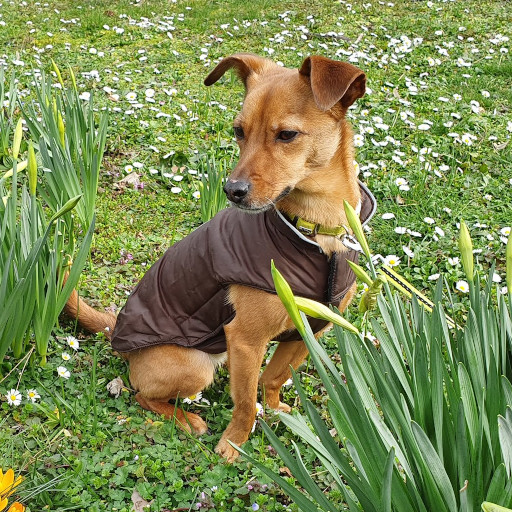
#> input picture data/pepo.jpg, 512 x 512 px
$ jupyter execute 1.0-tl-scientific-python.ipynb
#> lines starting #> are read from the running program, lines starting #| are printed output that depends on the picture; long printed decimals are rounded
# Exercise 1

## Import packages

[cell 1]
import skimage.io
import skimage.color
import skimage.exposure
import numpy as np
import matplotlib.pyplot as plt

## Task 1

Implementation of some basic vector and matrix calculations using NumPy.

Reference: https://numpy.org/doc/1.18/reference/index.html

Create the following vectors and matrix using numpy. They should use floating point as data type.
$$
a = \begin{bmatrix}
1 & 0 & 1 & 0 & 1
\end{bmatrix}
$$

$$
b = \begin{bmatrix}
1 & 2 & 3 & 4 & 5
\end{bmatrix}
$$

$$
M =\begin{bmatrix}
1 & 2 & 3\\
4 & 5 & 6\\
7 & 8 & 9\\
\end{bmatrix}
$$

Also define the following scalar value
$$k = 5.0$$

[cell 2]
# TODO: Create vectors, matrix and scalar value
a = np.array([1, 0, 1, 0, 1], dtype=float)
b = np.array([1, 2, 3, 4, 5], dtype=float)
M = np.array([[1, 2, 3], [4, 5, 6], [7, 8, 9]], dtype=float)
k = 5.0


print(f'a = {a}')
print(f'b = {b}')
print(f'M = {M}')
print(f'k = {k}')

[cell 3]
# TODO: Add vector a with vector b
add = a + b
np.testing.assert_allclose(add, np.array([2, 2, 4, 4, 6]))
print(f'a + b = {add}')

# TODO: Multiply vector a with scalar value k
mult = k * a
np.testing.assert_allclose(mult, np.array([5, 0, 5, 0, 5]))
print(f'k * a = {mult}')

# TODO: Dot product between a and b
dot = np.dot(a, b)
np.testing.assert_allclose(dot, 9.0)
print(f'<a, b> = {dot}')

# TODO: Create vector c by sclicing vector a in order to get [0, 1, 0]
c = a[1:4]
np.testing.assert_allclose(c, [0, 1, 0])
print(f'c = {c}')

# TODO: Multiply vector c with matrix M
cM_mult = c * M
np.testing.assert_allclose(cM_mult, [[0, 2, 0], [0, 5, 0], [0, 8, 0]])
print(f'c * M = {cM_mult}')

# TODO: Dot product between vector and matrix M
cM_dot = np.dot(c, M)
np.testing.assert_allclose(cM_dot, [4, 5, 6])
print(f'<c, M> = {cM_dot}')

# TODO: Use a numpy-herlper function to create a vector d = [0, 1, 2 ..., 99]
d = np.arange(100)

# TODO: Now use slicing with strides to reduce this vector to d_small = [40, 50, 60]
d_small = d[40:61:10]
np.testing.assert_allclose(d_small, [40, 50, 60])

print(f'd_small = {d_small}')

## Task 2

1. Load the image in ```./data/pepo.jpg``` from your disk and store it in a variable named ```image``` (use ```skimage.io```).
2. Store and print the shape of the image and the value range (min and max values).
3. Convert it to gray scale and save it in a variable named ```image_gray``` (use ```skimage.color```).
4. Store and print the shape of the grayscale image and the value range (min and max values).
5. Save the grayscale image back to disk in ```./data/pepo_gray.jpg``` (use ```skimage.io```).
6. Use Matplotlib to show the RGB and the grayscale image side by side.

Reference: https://scikit-image.org/docs/stable/index.html
Reference: https://matplotlib.org/users/index.html

[cell 4]
# TODO: 1. Load the image in ./data/pepo.jpg from your disk and store it in a variable named image
image = skimage.io.imread('./data/pepo.jpg')
#> image is the input picture: shape (512, 512, 3); mean R, G, B 126.4, 138.9, 83.4

# TODO: 2. Store and print the shape of the image and the value range (min and max values)
rgb_image_shape = image.shape
#> rgb_image_shape = (512, 512, 3)
rgb_min = image.min()
#> rgb_min = 0
rgb_max = image.max()
#> rgb_max = 255
print(f'RGB image shape: {rgb_image_shape}')
#| RGB image shape: (512, 512, 3)
print(f'RGB image min: {rgb_min}')
#| RGB image min: 0
print(f'RGB image max: {rgb_max}')
#| RGB image max: 255

# TODO: 3. Convert it to gray scale and save it in a variable named image_gray
image_gray = skimage.color.rgb2gray(image)
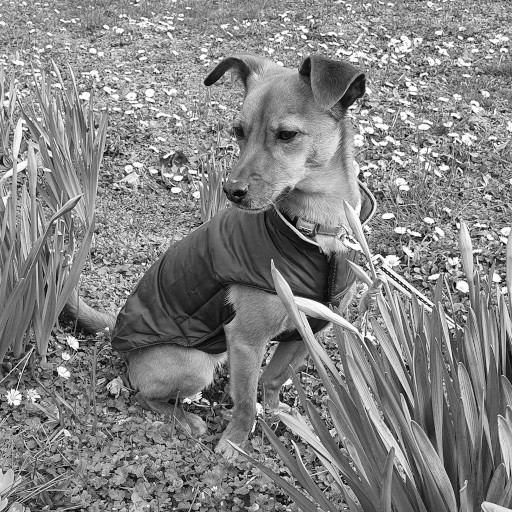
#> image_gray: shape (512, 512) float64; min 0.000833, max 1, mean 0.518

# TODO: 4. Store and print the shape of the grayscale image and the value range (min and max values)
grayscale_image_shape = image_gray.shape
#> grayscale_image_shape = (512, 512)
grayscale_min = image_gray.min()
#> grayscale_min = 0.000833
grayscale_max = image_gray.max()
#> grayscale_max = 1
print(f'Grayscale image shape: {grayscale_image_shape}')
#| Grayscale image shape: (512, 512)
print(f'Grayscale image min: {grayscale_min}')
#| Grayscale image min: 0.0008333
print(f'Grayscale image max: {grayscale_max}')
#| Grayscale image max: 1.0

# TODO: 5. Save the grayscale image back to disk in ./data/pepo_gray.jpg
skimage.io.imsave('./data/pepo_gray.jpg', (image_gray * 255).astype(np.uint8))

[cell 5]
# TODO: 6. Use Matplotlib to show the RGB and the grayscale image side by side.
# Make sure that the gray image is displayed in gray.
fig, axes = plt.subplots(1, 2, figsize=(10, 5))
axes[0].imshow(image)
axes[0].set_title('RGB')
axes[0].axis('off')
axes[1].imshow(image_gray, cmap='gray')
axes[1].set_title('Grayscale')
axes[1].axis('off')
plt.show()

## Task 3

Plot the color histogram of the rgb image.

Reference: https://matplotlib.org/users/index.html

[cell 6]
def plot_color_histogram(image):
    '''
    Plot the histogram of each color channel into a single plot.
    Take a look at the scikit-image submodule skimage.exposure

    image -- RGB image
    '''
    # TODO: implement this function
    for i, color in enumerate(['red', 'green', 'blue']):
        hist, bins = skimage.exposure.histogram(image[..., i])
        plt.plot(bins, hist, color=color, label=color)
    plt.xlabel('Intensity')
    plt.ylabel('Pixel count')
    plt.legend()
    plt.show()

plot_color_histogram(image)

## Task 4

Convert the RGB image into the HSV color space. Rotate the colors in the HSV color space, convert it back to the RGB color space and plot it together with its histogram. For this task, you are only allowed to use NumPy.

More information about the HSV color space: https://en.wikipedia.org/wiki/HSL_and_HSV

[cell 7]
def rgb2hsv(image):
    '''
    Convert the rgb image into hsv color space and return it.

    image -- rgb image
    '''
    # TODO: implement function
    rgb = image.astype(float) / 255
    R, G, B = rgb[..., 0], rgb[..., 1], rgb[..., 2]
    V = rgb.max(axis=-1)
    C = V - rgb.min(axis=-1)
    C_safe = np.where(C == 0, 1, C)

    # Later assignments win, so ties resolve R before G before B
    H = 60 * (4 + (R - G) / C_safe)
    H = np.where(V == G, 60 * (2 + (B - R) / C_safe), H)
    H = np.where(V == R, 60 * (0 + (G - B) / C_safe), H)
    H = np.where(C == 0, 0, H) % 360

    S = np.where(V == 0, 0, C / np.where(V == 0, 1, V))
    hsv = np.stack([H, S, V], axis=-1)
    return hsv

def hsv2rgb(image):
    '''
    Convert the hsv image into rgb color space and return it.

    image -- rgb image
    '''
    # TODO: implement function
    H, S, V = image[..., 0], image[..., 1], image[..., 2]
    C = V * S
    H_ = H / 60
    X = C * (1 - np.abs(H_ % 2 - 1))
    Z = np.zeros_like(C)

    segment = np.clip(np.ceil(H_) - 1, 0, 5).astype(int)
    R1 = np.choose(segment, [C, X, Z, Z, X, C])
    G1 = np.choose(segment, [X, C, C, X, Z, Z])
    B1 = np.choose(segment, [Z, Z, X, C, C, X])

    m = V - C
    rgb = np.round(np.stack([R1 + m, G1 + m, B1 + m], axis=-1) * 255)
    return rgb.astype(np.uint8)

[cell 8]
# Change the color space from rgb to hsv and plot it
image_hsv = rgb2hsv(image)
#> in rgb2hsv, `S = np.where(V == 0, 0, C / np.where(V == 0, 1, V))`:
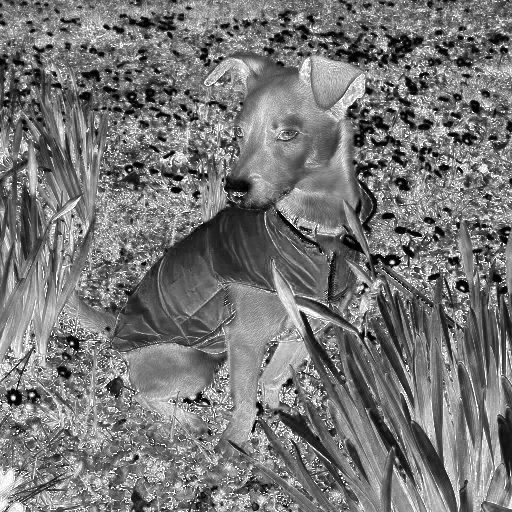
#> S: shape (512, 512) float64; min 0, max 1, mean 0.468
#> in rgb2hsv, `hsv = np.stack([H, S, V], axis=-1)`:
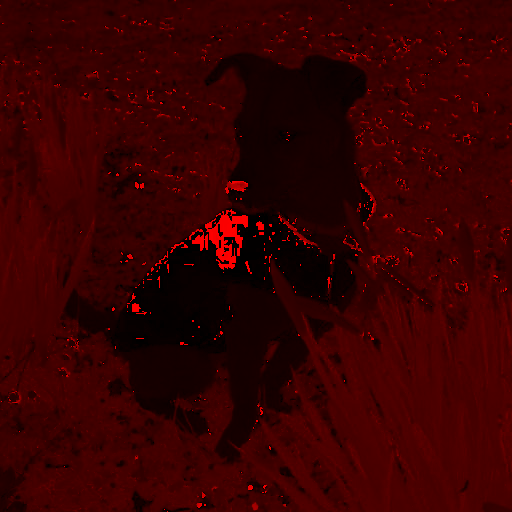
#> hsv: shape (512, 512, 3) float64; mean of channels 0, 1, 2 77.3, 0.5, 0.6; drawn with min black and max white

# TODO: plot image
fig, axes = plt.subplots(1, 3, figsize=(15, 5))
for ax, channel, title in zip(axes, range(3), ['Hue', 'Saturation', 'Value']):
    ax.imshow(image_hsv[..., channel], cmap='hsv' if channel == 0 else 'gray')
    ax.set_title(title)
    ax.axis('off')
#> this loop made 3 passes
#> title on passes 1 to 3: 'Hue', 'Saturation', 'Value'
plt.show()

# TODO: Rotate the colors in hsv color space
image_hsv_rotated = image_hsv.copy()
image_hsv_rotated[..., 0] = (image_hsv_rotated[..., 0] + 180) % 360
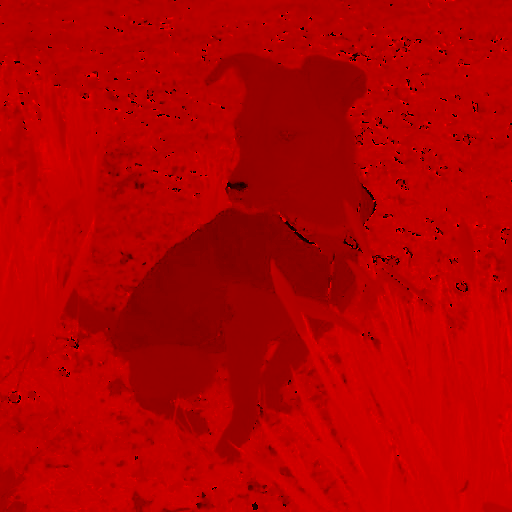
#> image_hsv_rotated: shape (512, 512, 3) float64; mean of channels 0, 1, 2 251.1, 0.5, 0.6; drawn with min black and max white

# TODO: Now, convert it back from HSV to RGB and plot it
image_rotated = hsv2rgb(image_hsv_rotated)
#> in hsv2rgb, `H, S, V = image[..., 0], image[..., 1], image[..., 2]`:
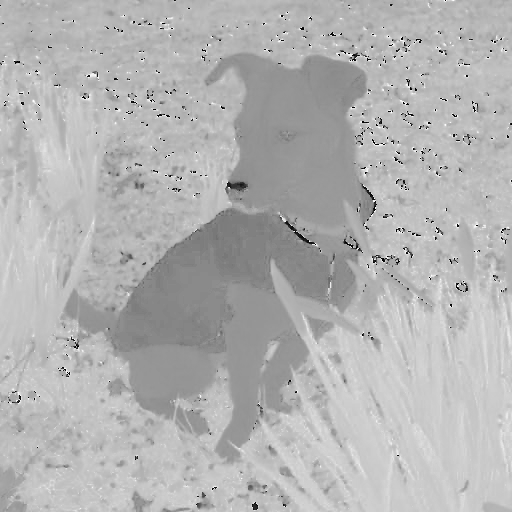
#> H: shape (512, 512) float64; min 0, max 357, mean 251.1; drawn with min black and max white
#> in hsv2rgb, `segment = np.clip(np.ceil(H_) - 1, 0, 5).astype(int)`:
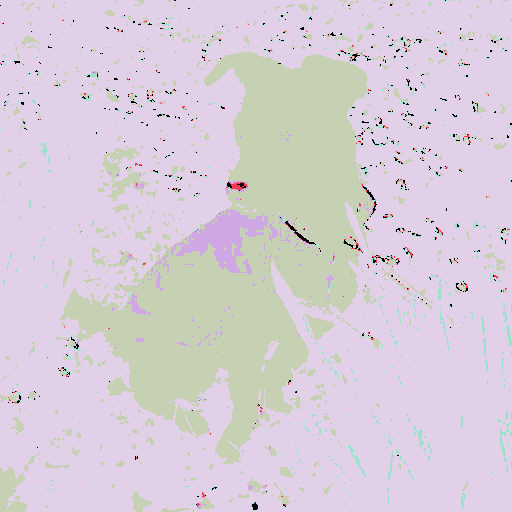
#> segment: shape (512, 512) int64; 6 distinct labels, from 0 to 5; one colour per label, 0 black
#> in hsv2rgb, `R1 = np.choose(segment, [C, X, Z, Z, X, C])`:
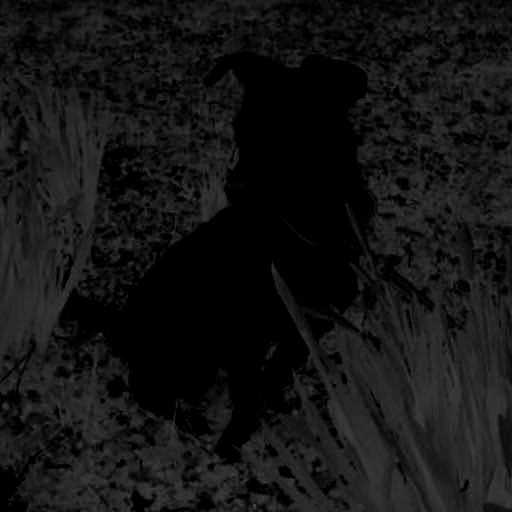
#> R1: shape (512, 512) float64; min 0, max 0.318, mean 0.0795
#> in hsv2rgb, `G1 = np.choose(segment, [X, C, C, X, Z, Z])`:
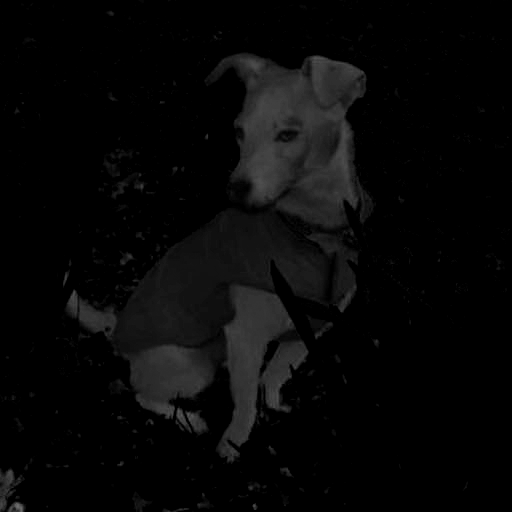
#> G1: shape (512, 512) float64; min 0, max 0.439, mean 0.0305
#> in hsv2rgb, `rgb = np.round(np.stack([R1 + m, G1 + m, B1 + m], axis=-1) * 255)`:
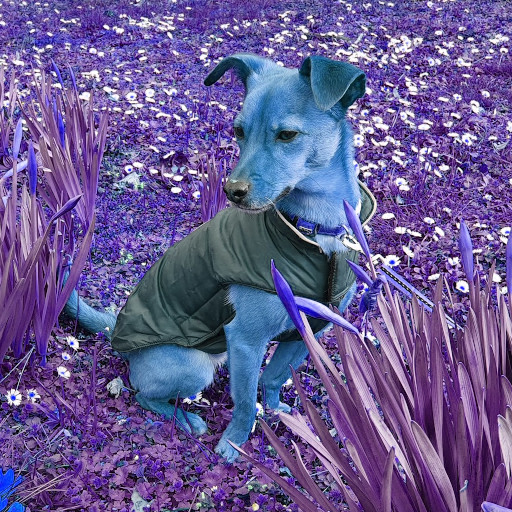
#> rgb: shape (512, 512, 3) float64; mean of channels 0, 1, 2 103.6, 91.1, 146.5; drawn as R, G, B
fig, axes = plt.subplots(1, 2, figsize=(10, 5))
axes[0].imshow(image)
axes[0].set_title('Original')
axes[0].axis('off')
axes[1].imshow(image_rotated)
axes[1].set_title('Hue rotated by 180 degrees')
axes[1].axis('off')
plt.show()

# TODO: Plot the color histogram of the inverted rgb image
plot_color_histogram(image_rotated)
#> in plot_color_histogram (call 2), `plt.show()`:
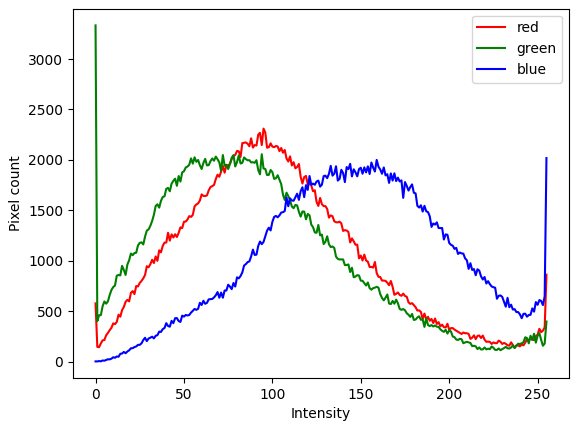
#> figure drawn by matplotlib, 1 panel; curve peaks at x = 95, y = 2310; curve peaks at x = 0, y = 3333; curve peaks at x = 255, y = 2018
